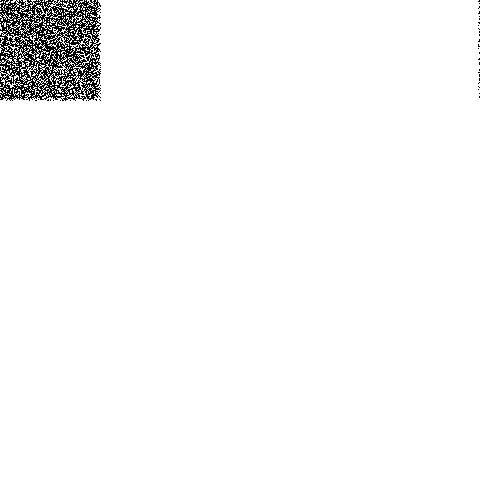
Frame 1 (no input)
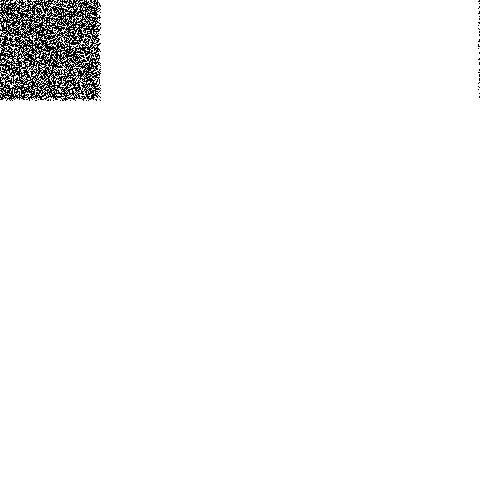
Frame 60 (no input)
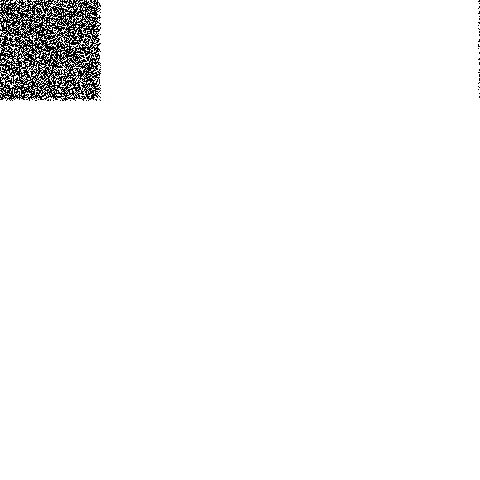
Frame 120 (the mouse pressed at the canvas centre since frame 60)

The p5.js sketch that drew these frames (run headless with seeded random() and noise() and a simulated clock; from frame 60 on, the mouse is pressed at the canvas centre):

// p5.js sketch
// ── sketch.js
// https://editor.p5js.org/jht9629-nyu/sketches/jr1ok4EaN
// matt-parker-nov15

// matt-parker
// https://www.madparker.com/work/art/p5t
// https://www.youtube.com/watch?v=p07CAS2mWGc
// https://x.com/madparker/status/1328187155794055169?ref_src=twsrc%5Etfw%7Ctwcamp%5Etweetembed%7Ctwterm%5E1328187155794055169%7Ctwgr%5E653cfbd5e4ab1ca5094889bbf6ea0a9c7eff133a%7Ctwcon%5Es1_&ref_url=https%3A%2F%2F1420826402-atari-embeds.googleusercontent.com%2Fembeds%2F16cb204cf3a9d4d223a0a3fd8b0eec5d%2Finner-frame-minified.html%3Fjsh%3Dm3B2F_2Fscs2Fabc-static2F_2Fjs2Fk3Dgapi.lb.en.HLcjcliCxoY.O2Fd3D12Frs3DAHpOoo-EKlLcELGvY6Qdg_kTBmN3Ra8MLw2Fm3D__features__
// 11:04 PM · Nov 15, 2020
// int m,x,y,o,p,n=480;void setup(){size(480,480);colorMode(3);}void draw(){if(m<1|m>=n*n){set(n-1,n-1,o=p);set(9,9,p=color(random(n),n,n));}for(m=x=0;x<n;x++)for(y=0;y<n;y++)m+=c(o)+c(p);}int c(int l){if(get(x,y)==l){set(int(random(4))-2+x,int(random(4))-2+y,l);return 1;}return 0;}
// https://github.com/madparker/-p5t
// https://github.com/madparker/-p5t/blob/main/%23p5t/ArtSketch/11_15_2020/ColorStorm/ColorStorm.pde
// int m,x,y,o,p,n=480;void setup(){size(480,480);colorMode(3);}void draw(){if(m<1|m>=n*n){set(n-1,n-1,o=p);set(9,9,p=color(random(n),n,n));}for(m=x=0;x<n;x++)for(y=0;y<n;y++)m+=c(o)+c(p);}int c(int l){if(get(x,y)==l){set(int(random(4))-2+x,int(random(4))-2+y,l);return 1;}return 0;}

// no paint on canvas

let m = 0,
  x = 0,
  y = 0,
  o = 0,
  p = 0,
  n = 100;
// n = 480;
function setup() {
  pixelDensity(1);
  createCanvas(480, 480);
  colorMode(HSL);
}
function draw() {
  // console.log('frameCount', frameCount);
  if ((m < 1) | (m >= n * n)) {
    xset(n - 1, n - 1, (o = p));
    xset(9, 9, (p = xcolor(random(n), n, n)));
  }
  for (m = x = 0; x < n; x++) {
    for (y = 0; y < n; y++) {
      m += c(o) + c(p);
      // console.log("x", x, "y", y, "m", m);
    }
  }
  updatePixels();
}
function c(l) {
  if (xget(x, y) == l) {
    xset(int(random(4)) - 2 + x, int(random(4)) - 2 + y, l);
    return 1;
  }
  return 0;
}
// return color as rgb integer
function xcolor(r, g, b) {
  return ((r & 255) << 16) | ((g & 255) << 8) | (b & 255);
}
function xget(x, y) {
  let c = get(x, y);
  // console.log(c);
  return (c[0] << 16) | (c[1] << 8) | c[3];
}
function xset(x, y, c) {
  // console.log(c);
  c = [(c >> 16) & 255, (c >> 8) & 255, c & 255, 255];
  // console.log(c);
  set(x, y, c);
}
